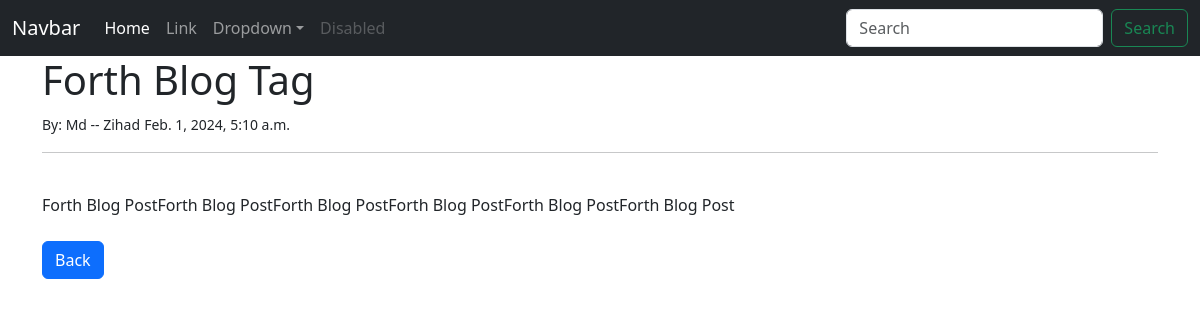
Screenshot of /artile-detail/6 with the database file from the repository.
### blogApp/models.py (models this page shows, shortened)
class Post(models.Model):
    title = models.CharField(max_length=300)
    title_tag = models.CharField(max_length=300)
    author = models.ForeignKey(User, on_delete=models.CASCADE)
    body = models.TextField()
    post_date = models.DateTimeField(auto_now_add=True)

### blogApp/views.py (the view)
# urls.py: path('artile-detail/<int:pk>', ArticalDetail.as_view(), name='artical-detail'),
class ArticalDetail(DetailView):
    model = Post
    template_name = 'artital-detail.html'

### blogApp/templates/artital-detail.html
{% extends 'base.html' %}
{% block content %}
<h1>{{post.title_tag}}</h1>
<small>By: {{post.author.first_name}} -- {{post.author.last_name}}</small>
<small>{{post.post_date}}</small>
<hr>
<br>
{{post.body}} <br> <br>
<a href="{% url 'home' %}"><button type="button" class="btn btn-primary">Back</button></a>
{% endblock content %}

### rows the page displays
Post: title_tag "Forth Blog Tag", author.first_name "Md", author.last_name "Zihad", post_date "Feb. 1, 2024, 5:10 a.m.", body "Forth Blog PostForth Blog PostForth Blog PostForth Blog PostForth Blog PostForth Blog Post"
